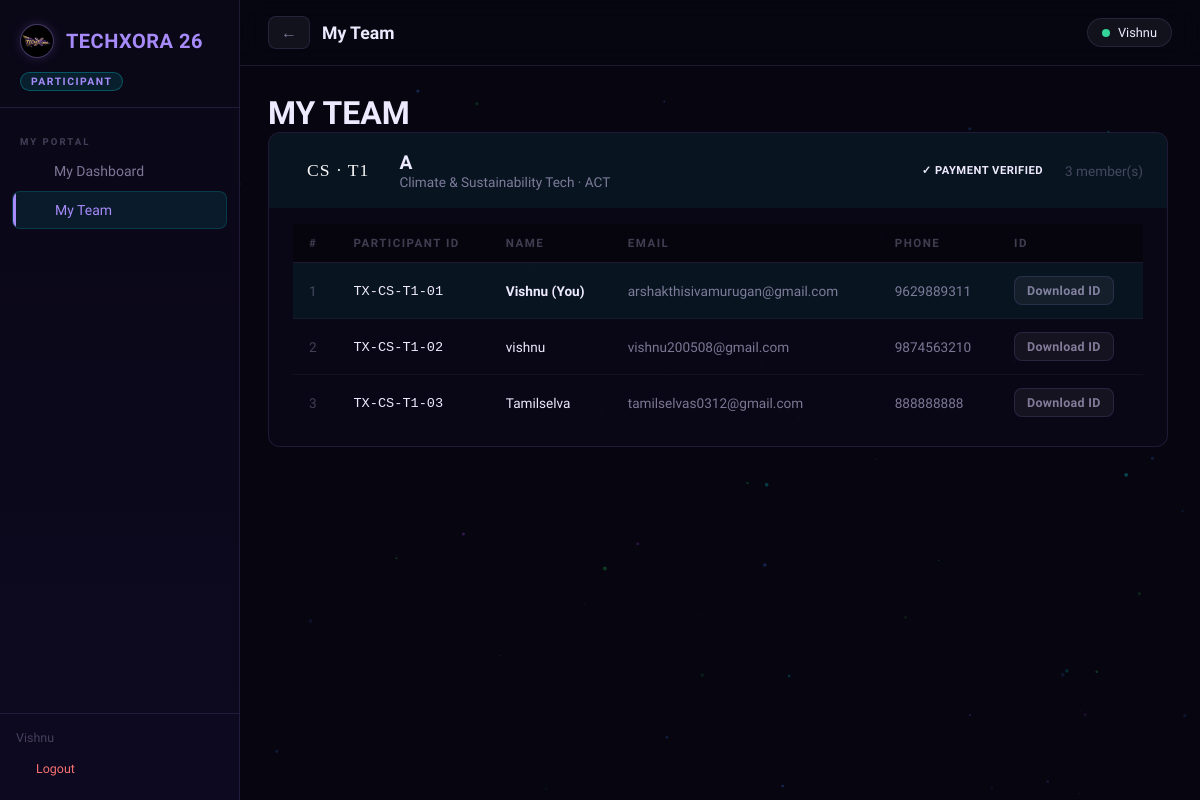
/participant/team (signed in), run on the app's committed database.
### models.py (models this page shows, shortened)
class Team(db.Model):
    __tablename__ = 'teams'
    id = db.Column(db.Integer, primary_key=True)
    team_number = db.Column(db.Integer, unique=True, nullable=False)  # 1, 2, 3 ...
    team_name = db.Column(db.String(150), nullable=False)
    domain = db.Column(db.String(100), nullable=False)       # Full name
    domain_short = db.Column(db.String(5), nullable=False)   # AI, WD, IoT …
    college = db.Column(db.String(200), nullable=True)
    payment_status = db.Column(db.String(20), default='pending')  # pending / verified
    problem_id = db.Column(db.Integer, db.ForeignKey('problem_statements.id'), nullable=True)
    registered_at = db.Column(db.DateTime, default=datetime.utcnow)
    members = db.relationship('Participant', backref='team_obj', lazy='dynamic',
                              cascade='all, delete-orphan')
    payment = db.relationship('Payment', backref='team_obj', uselist=False,
                              cascade='all, delete-orphan')
    problem_statement = db.relationship('ProblemStatement', backref='teams_selected_obj')

class Participant(db.Model):
    __tablename__ = 'participants'
    id = db.Column(db.Integer, primary_key=True)
    team_id = db.Column(db.Integer, db.ForeignKey('teams.id'), nullable=False)
    unique_id = db.Column(db.String(25), unique=True, nullable=False)
    member_number = db.Column(db.Integer, nullable=False)  # position within team: 1, 2 …
    name = db.Column(db.String(100), nullable=False)
    email = db.Column(db.String(150), unique=True, nullable=False)
    phone = db.Column(db.String(20), nullable=False)
    qr_path = db.Column(db.String(200), nullable=True)
    is_inside = db.Column(db.Boolean, default=False)
    food_issued = db.Column(db.Boolean, default=False)
    food_count = db.Column(db.Integer, default=0)
    password = db.Column(db.String(10), nullable=True)  # 4-digit code
    registered_at = db.Column(db.DateTime, default=datetime.utcnow)
    logs = db.relationship('Log', backref='participant', lazy='dynamic',
                           cascade='all, delete-orphan')

### routes/participant.py (the view)
@participant_bp.route('/team')
@participant_required
def team_view():
    p = Participant.query.get(session['participant_id'])
    if not p or not p.team_obj:
        return redirect(url_for('participant.dashboard'))
    return render_template('participant/team.html', team=p.team_obj)

### routes/participant.py (called while the page is built)
def participant_required(f):
    @wraps(f)
    def decorated(*args, **kwargs):
        if session.get('role') != 'participant':
            flash('Please log in as a participant.', 'error')
            return redirect(url_for('auth.login', role='participant'))
        return f(*args, **kwargs)
    return decorated

### templates/participant/team.html (shortened to what this page needs)
{% extends "base.html" %}
{% block page_title %} My Team{% endblock %}
{% block content %}
<div class="page-header">
    <div>
        <h1 class="page-title">MY TEAM</h1>
    </div>
</div>
<div style="display:flex;flex-direction:column;gap:24px;max-width:900px">
    <div class="stat-card" style="padding:0;overflow:hidden">
        <div style="
        display:flex;align-items:center;justify-content:space-between;
        padding:18px 24px;
        background:rgba(0,245,255,0.05);
        border-bottom:1px solid var(--glass-border);
        flex-wrap: wrap;
        gap: 16px;
    ">
            <div style="display:flex;align-items:center;gap:16px">
                <div style="
                background:var(--cyan);color:#f9f8f8;
                font-family:'Bebas Neue',cursive;
                font-size:1.1rem;letter-spacing:1px;
                padding:6px 14px;border-radius:4px;
            ">{{ team.domain_short }} · T{{ team.team_number }}</div>
                <div>
                    <div style="font-weight:700;font-size:1.2rem;color:var(--text-primary)">{{ team.team_name }}</div>
                    <div style="font-size:0.85rem;color:var(--text-secondary)">{{ team.domain }} · {{ team.college or
                        'N/A' }}</div>
                </div>
            </div>
            <div style="display:flex;align-items:center;gap:12px">
                {% if team.payment_status == 'verified' %}
                <span class="badge badge-green">✓ Payment Verified</span>
                {% elif team.payment_status == 'rejected' %}
                <span class="badge badge-red">✗ Payment Rejected</span>
                {% else %}
                <span class="badge badge-yellow"> Payment Pending</span>
                {% endif %}
                <span style="font-size:0.85rem;color:var(--text-muted)">{{ team.members.count() }} member(s)</span>
            </div>
        </div>
        <div style="padding:16px 24px">
            {% if team.members.count() == 0 %}
            <div style="color:var(--text-muted);font-size:0.85rem">No members found.</div>
            {% else %}
            <div style="overflow-x:auto">
                <table class="data-table" style="width:100%">
                    <thead>
                        <tr>
                            <th>#</th>
                            <th>Participant ID</th>
                            <th>Name</th>
                            <th>Email</th>
                            <th>Phone</th>
                            <th>ID</th>
                        </tr>
                    </thead>
                    <tbody>
                        {% for p in team.members.order_by('member_number').all() %}
                        <tr {% if p.id==session.participant_id %}style="background:rgba(0,245,255,0.05)" {% endif %}>
                            <td style="color:var(--text-muted)">{{ p.member_number }}</td>
                            <td>
                                <code style="color:var(--cyan);font-size:0.85rem">{{ p.unique_id }}</code>
                            </td>
                            <td
                                style="font-weight:{% if p.id == session.participant_id %}700{% else %}normal{% endif %}">
                                {{ p.name }} {% if p.id == session.participant_id %}(You){% endif %}
                            </td>
                            <td style="color:var(--text-secondary)">{{ p.email }}</td>
                            <td style="color:var(--text-secondary)">{{ p.phone }}</td>
                            <td>
                                <a href="{{ url_for('auth.download_id_card', uid=p.unique_id) }}"
                                    class="btn btn-ghost btn-sm" title="Download ID Card">Download ID</a>
                            </td>
                        </tr>
                        {% endfor %}
                    </tbody>
                </table>
            </div>
            {% endif %}
        </div>
    </div>
</div>
{% endblock %}

### templates/base.html (shortened to what this page needs)
<!DOCTYPE html>
<html lang="en">
<head>
  <link rel="stylesheet" href="{{ url_for('static', filename='css/style.css') }}" />
</head>
<body>
  <div class="app-wrapper">
    <aside class="sidebar">
      <div class="sidebar-logo">
        <div style="display: flex; align-items: center; gap: 12px; margin-bottom: 6px;">
          <div
            style="width: 34px; height: 34px; border-radius: 50%; border: 1px solid rgba(167, 139, 250, 0.4); overflow: hidden; background: #000; flex-shrink: 0; box-shadow: 0 0 12px rgba(167, 139, 250, 0.2);">
            <img src="{{ url_for('static', filename='logos/techXora.png') }}" alt="Logo"
              style="width: 100%; height: 100%; object-fit: contain;">
          </div>
          <div class="sidebar-logo-title" style="margin-bottom: 0;">TECHXORA 26</div>
        </div>
        <span class="sidebar-role-badge role-{{ session.role }}">{{ session.role | upper }}</span>
      </div>
      <nav class="sidebar-nav">
        {% if session.role == 'admin' %}
        <div class="nav-section-label">Overview</div>
        <a href="{{ url_for('admin.dashboard') }}"
          class="nav-item {% if request.endpoint == 'admin.dashboard' %}active{% endif %}">
          <span class="nav-icon"></span> Dashboard
        </a>
        <div class="nav-section-label">Operations</div>
        <a href="{{ url_for('admin.teams') }}"
          class="nav-item {% if request.endpoint == 'admin.teams' %}active{% endif %}">
          <span class="nav-icon"></span> Teams
        </a>
        <a href="{{ url_for('admin.participants') }}"
          class="nav-item {% if request.endpoint == 'admin.participants' %}active{% endif %}">
          <span class="nav-icon"></span> Participants
        </a>
        <a href="{{ url_for('admin.payments') }}"
          class="nav-item {% if request.endpoint == 'admin.payments' %}active{% endif %}">
          <span class="nav-icon"></span> Payments
        </a>
        <div class="nav-section-label">Admin</div>
        <a href="{{ url_for('admin.announcements') }}"
          class="nav-item {% if request.endpoint == 'admin.announcements' %}active{% endif %}">
          <span class="nav-icon"></span> Announcements
        </a>
        <a href="{{ url_for('admin.logs') }}"
          class="nav-item {% if request.endpoint == 'admin.logs' %}active{% endif %}">
          <span class="nav-icon"></span> Logs
        </a>
        {% elif session.role == 'volunteer' %}
        <div class="nav-section-label">Volunteer</div>
        <a href="{{ url_for('volunteer.dashboard') }}"
          class="nav-item {% if request.endpoint == 'volunteer.dashboard' %}active{% endif %}">
          <span class="nav-icon"></span> Food Scanner
        </a>
        {% elif session.role == 'participant' %}
        <div class="nav-section-label">My Portal</div>
        <a href="{{ url_for('participant.dashboard') }}"
          class="nav-item {% if request.endpoint == 'participant.dashboard' %}active{% endif %}">
           My Dashboard
        </a>
        <a href="{{ url_for('participant.team_view') }}"
          class="nav-item {% if request.endpoint == 'participant.team_view' %}active{% endif %}">
           My Team
        </a>
        {% endif %}
      </nav>
      <div class="sidebar-footer">
        <div style="margin-bottom:8px;font-size:0.78rem"> {{ session.user }}</div>
        <a href="{{ url_for('auth.logout') }}" class="logout-btn">
           Logout
        </a>
      </div>
    </aside>
    <div class="main-content">
      <header class="topbar">
        <div style="display:flex;align-items:center;gap:12px">
          <button onclick="history.back()" title="Go back"
            style="background:rgba(255,255,255,0.05);border:1px solid var(--border);color:var(--text-secondary);border-radius:8px;padding:6px 12px;cursor:pointer;font-size:1rem;transition:all 0.2s;display:flex;align-items:center;gap:6px;"
            onmouseover="this.style.background='rgba(255,255,255,0.1)';this.style.color='var(--text-primary)'"
            onmouseout="this.style.background='rgba(255,255,255,0.05)';this.style.color='var(--text-secondary)'">&#8592;</button>
          <span class="topbar-title">{% block page_title %}{% endblock %}</span>
        </div>
        <div class="topbar-actions">
          <div class="user-chip">
            <div class="user-dot"></div>
            {{ session.user }}
          </div>
        </div>
      </header>
      <main class="page-body">
        {% block content %}{% endblock %}
      </main>
    </div>
  </div>
</body>
</html>

### data on the page
Team: domain_short "CS", team_number "1", team_name "A", domain "Climate & Sustainability Tech", college "ACT"
Participant: member_number "1", unique_id "TX-CS-T1-01", name "Vishnu", shows "(You)", email "arshakthisivamurugan@gmail.com", phone "9629889311"
Participant: member_number "2", unique_id "TX-CS-T1-02", name "vishnu", email "vishnu200508@gmail.com", phone "9874563210"
Participant: member_number "3", unique_id "TX-CS-T1-03", name "Tamilselva", email "tamilselvas0312@gmail.com", phone "888888888"

### other printed values
{{ session.role | upper }} "PARTICIPANT"
{{ session.user }} "Vishnu"
{{ team.members.count() }} "3"
